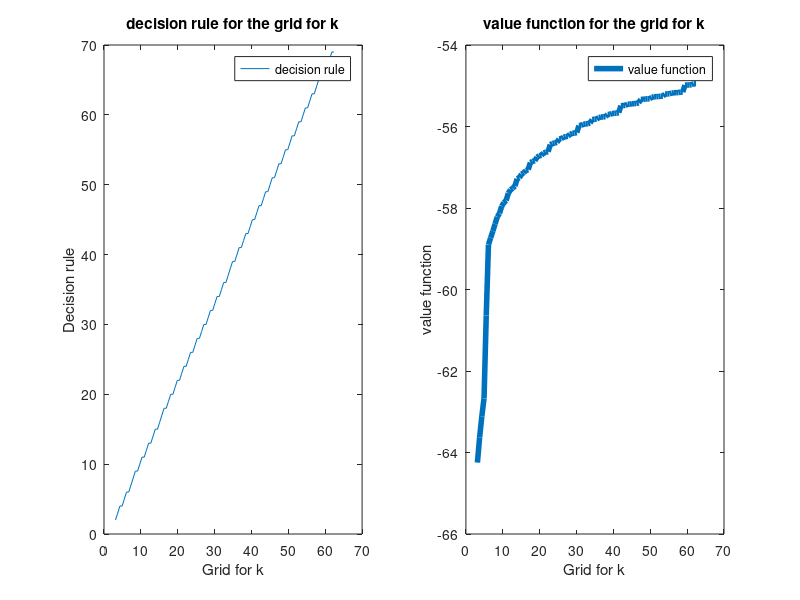

The MATLAB source for this figure:
%dynamic programming assignment 
%Script for part (5) and (6)
%Part (5)
%Value function iteration method
%initializing parameters:

alpha= 0.34;
beta = 0.99;
A = 1;
delta = 0.025;
sigma = 2;

%let the steady state value of k derived in the analytical part of the
%problem be kstar
kstar = ((alpha.*A.*beta)./(1 - beta.*(1 - delta)))^(1./(1 - alpha));
dev = 0.9;                    % maximal deviation from steady state
kmin = 0.1.*kstar;            %lower restriction on grid
kmax = 2.*kstar;              %upper restriction on grid

%taking 100 linearly spaced values of k from kmin to kmax:
Nk = 100;                     %grid points
kgrid = linspace(kmin,kmax,Nk)';

crit = 1;                     % convergence criterion
prec = 1e-6;                  % convergence parameter

dk = (kmax-kmin)/(Nk-1);      % implied increment

v = zeros(Nk,1);              % value function
dr = zeros(Nk,1);             % decision rule 

kp0 = kgrid;                  % initial guess on k(t+1)


while crit>prec;
for i=1:Nk

imax = min(floor((A*kgrid(i)^alpha+(1-delta)*kgrid(i)-kmin)/dev)+1,Nk);

% consumption and utility

c = (A*kgrid(i)^alpha)+(1-delta)*kgrid(i)- kgrid(1:imax);
utility = (c.^(1-sigma))/(1-sigma);

% find new policy rule

[v1,dr(i)]= max(utility+beta*v(1:imax));
end;

% decision rules

kp = kgrid(dr);
c = A*kgrid.^alpha +(1-delta)*kgrid-kp;

% update the value

utility= (c.^(1-sigma))/(1-sigma);
Q = sparse(Nk,Nk);
for i=1:Nk;
Q(i,dr(i)) = 1;

end
Tv = (speye(Nk)-beta*Q)\utility;
crit= max(abs(kp-kp0));
v = Tv;
kp0 = kp;
fprintf('Steady state convergence distance = %.8f\n', crit)
end

%Part (6)

subplot(1,2,1)
plot(kgrid,dr);
xlabel('Grid for k');
ylabel('Decision rule');
title ('decision rule for the grid for k')
legend('decision rule')

subplot(1,2,2)
plot(kgrid,v,'Linewidth',4);
xlabel('Grid for k');
ylabel('value function');
title ('value function for the grid for k')
legend('value function')



